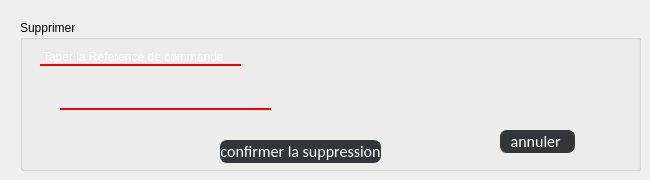
          <widget class="QWidget" name="page_7">
           <widget class="QGroupBox" name="groupBox_10">
            <property name="geometry">
             <rect>
              <x>20</x>
              <y>20</y>
              <width>621</width>
              <height>151</height>
             </rect>
            </property>
            <property name="title">
             <string>Supprimer</string>
            </property>
            <widget class="QLabel" name="label_7">
             <property name="geometry">
              <rect>
               <x>20</x>
               <y>30</y>
               <width>201</width>
               <height>16</height>
              </rect>
             </property>
             <property name="styleSheet">
              <string notr="true">border: 0px solid rgb(255, 0, 0);; 
border-bottom-width: 2px;
border-radius: px;
background-color: rgba(255, 255, 255, 0);
color: rgb(255, 255, 255);</string>
             </property>
             <property name="text">
              <string>Taper la Reference de commande </string>
             </property>
            </widget>
            <widget class="QLineEdit" name="lineEdit_8">
             <property name="geometry">
              <rect>
               <x>40</x>
               <y>70</y>
               <width>211</width>
               <height>20</height>
              </rect>
             </property>
             <property name="styleSheet">
              <string notr="true">border: 0px solid rgb(255, 0, 0);; 
border-bottom-width: 2px;
border-radius: px;
background-color: rgba(255, 255, 255, 0);
color: rgb(255, 255, 255);</string>
             </property>
            </widget>
            <widget class="QPushButton" name="supprimer_commande">
             <property name="geometry">
              <rect>
               <x>200</x>
               <y>120</y>
               <width>161</width>
               <height>23</height>
              </rect>
             </property>
             <property name="styleSheet">
              <string notr="true">QPushButton
{
	background-color:rgb(50, 53, 57);
	border-style:solid;
	border-radius:7px;
	border-width:1px;
border-color: rgb(50, 53, 57);
	color:#ffffff;
	font-size:16px;
font-family:Calibri;
}

QPushButton:hover
{
	background-color: #00000000;
	border-color:red;
	/*color:rgb(30, 227, 0);*/
}

QPushButton:focus
{
	background-color:  red;
	border-color: red;
	color:rgb(255, 255, 255);
}
</string>
             </property>
             <property name="text">
              <string>confirmer la suppression</string>
             </property>
            </widget>
            <widget class="QPushButton" name="pushButton_14">
             <property name="geometry">
              <rect>
               <x>480</x>
               <y>110</y>
               <width>75</width>
               <height>23</height>
              </rect>
             </property>
             <property name="styleSheet">
              <string notr="true">QPushButton
{
	background-color:rgb(50, 53, 57);
	border-style:solid;
	border-radius:7px;
	border-width:1px;
border-color: rgb(50, 53, 57);
	color:#ffffff;
	font-size:16px;
font-family:Calibri;
}

QPushButton:hover
{
	background-color: #00000000;
	border-color: rgb(30, 227, 0);
	/*color:rgb(30, 227, 0);*/
}

QPushButton:focus
{
	background-color:  rgb(30, 227, 0);
	border-color: rgba(30, 227, 0,0);
	color:rgb(255, 255, 255);
}
</string>
             </property>
             <property name="text">
              <string>annuler </string>
             </property>
            </widget>
           </widget>
          </widget>
